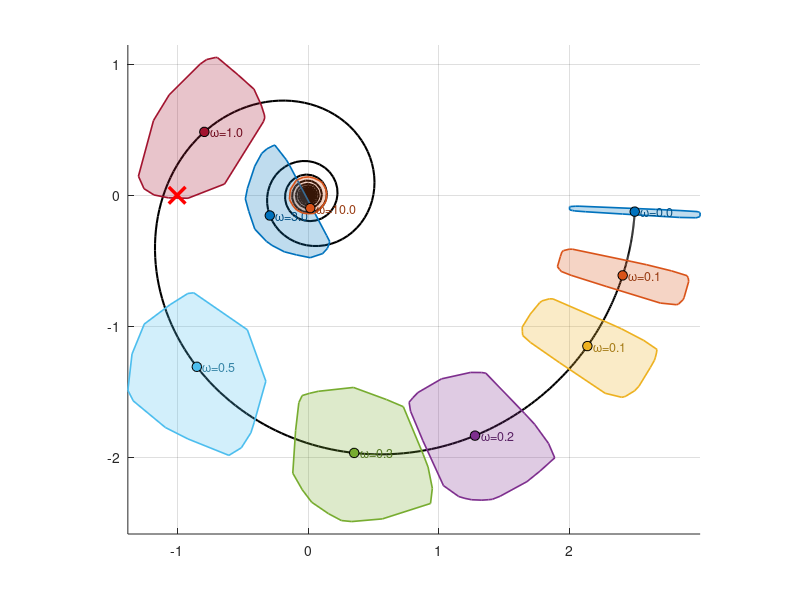

Write MATLAB code to recreate this figure. (Note: this script raises an error after producing the figure.)
% =========================================================
% Piano di Nyquist - aree di incertezza parametrica
% G_p(s) = k/(tau*s+1) * exp(-theta*s)
% con k, tau, theta in [2, 3]  (incertezza bounded)
% =========================================================

clear; clc; close all;   % pulisce workspace, command window e figure aperte

%% --- Parametri nominali ---
k0 = 2.5; tau0 = 2.5; theta0 = 2.5;  % centro dell'ipercubo parametrico

%% --- Campionamento Monte Carlo ---
N = 2000;   % numero di realizzazioni casuali dei parametri
rng(42);    % fissa il seme del generatore casuale (risultati riproducibili)

% Valori di omega per cui si vuole tracciare l'area di incertezza
omega_plot = [0.01, 0.05, 0.1, 0.2, 0.3, 0.5, 1.0, 3.0, 10.0];  % [rad/s]

% Colori distinti per ogni valore di omega (una riga = un colore RGB)
cmap = lines(length(omega_plot));

% Campiona N triple (k, tau, theta) uniformemente in [2,3]^3
% rand(N,1) genera N numeri in [0,1]; moltiplicare per 1 e sommare 2
% mappa l'intervallo [0,1] -> [2,3]
K_vec     = 2 + rand(N,1);   % guadagni casuali
tau_vec   = 2 + rand(N,1);   % costanti di tempo casuali
theta_vec = 2 + rand(N,1);   % ritardi casuali

%% --- Funzione di trasferimento in frequenza ---
% Geval calcola G(j*omega) per scalari o vettori di parametri
% Il simbolo @ definisce una funzione anonima (lambda)
% Operatori ./ e .* operano elemento per elemento su vettori/matrici
Geval = @(k, tau, theta, w) ...
    (k ./ (1 + 1j*w.*tau)) .* exp(-1j*w.*theta);
%   \_____primo ordine_____/   \____ritardo puro____/
%   modulo: k/sqrt(1+(w*tau)^2)
%   fase:   -atan(w*tau) - w*theta

%% --- Figura ---
figure('Color','w', 'Position',[100 100 800 650]);
hold on;    % sovrappone i plot successivi senza cancellare i precedenti
grid on;    % griglia di sfondo
axis equal; % stessa scala su asse reale e immaginario (cerchi restano cerchi)

%% --- Curva nominale (tratto continuo) ---
omega_fine = logspace(-2, 2, 500);  % 500 punti da 0.01 a 100 rad/s (scala log)

% Calcola G_nom(j*omega) per tutti i 500 valori di frequenza
G_nom_curve = Geval(k0, tau0, theta0, omega_fine);

% Traccia la curva nominale in nero
% real() e imag() estraggono parte reale e immaginaria punto per punto
plot(real(G_nom_curve), imag(G_nom_curve), 'k-', 'LineWidth', 1.5, ...
     'DisplayName', 'Curva nominale');

%% --- Aree di incertezza per ogni omega fissato ---
for i = 1:length(omega_plot)
    w = omega_plot(i);   % frequenza corrente [rad/s]

    % Calcola G(j*w) per tutti gli N campioni parametrici
    % K_vec, tau_vec, theta_vec sono vettori Nx1 -> G_all è un vettore Nx1 complesso
    G_all = Geval(K_vec, tau_vec, theta_vec, w);

    % Separa parte reale e immaginaria: ogni coppia (re,im) è un punto nel piano di Nyquist
    re = real(G_all);
    im = imag(G_all);

    % convhull trova gli indici dei punti che formano l'inviluppo convesso
    % della nuvola di N punti nel piano (re, im).
    % L'inviluppo convesso è il poligono più piccolo che contiene tutti i punti.
    idx = convhull(re, im);

    % patch disegna il poligono dell'inviluppo convesso come area colorata
    % re(idx), im(idx): vertici del poligono nell'ordine restituito da convhull
    % FaceAlpha: trasparenza del riempimento (0=trasparente, 1=opaco)
    % EdgeColor: colore del bordo del poligono
    patch(re(idx), im(idx), cmap(i,:), ...
          'FaceAlpha', 0.25, 'EdgeColor', cmap(i,:), 'LineWidth', 1.2, ...
          'DisplayName', sprintf('\\omega = %.1f rad/s', w));

    % Calcola e traccia il punto nominale G_nom(j*w)
    g0 = Geval(k0, tau0, theta0, w);
    plot(real(g0), imag(g0), 'o', ...
         'MarkerFaceColor', cmap(i,:), ...  % cerchio pieno del colore dell'area
         'MarkerEdgeColor', 'k', ...        % bordo nero per visibilità
         'MarkerSize', 7, ...
         'HandleVisibility', 'off');        % non compare in legenda

    % Etichetta testuale accanto al punto nominale
    text(real(g0), imag(g0), sprintf('  \\omega=%.1f', w), ...
         'FontSize', 9, 'Color', cmap(i,:)*0.7, ...  % colore leggermente più scuro
         'HandleVisibility', 'off');
end

%% --- Punto critico (-1, 0) ---
% Il punto (-1,0) è critico per la stabilità (criterio di Nyquist):
% se la curva lo circonda, il sistema in anello chiuso è instabile
plot(-1, 0, 'rx', 'MarkerSize', 12, 'LineWidth', 2.5, ...
     'DisplayName', 'Punto critico (-1,0)');

%% --- Assi di riferimento ---
xline(0, 'k:', 'LineWidth', 0.5, 'HandleVisibility', 'off');  % asse immaginario
yline(0, 'k:', 'LineWidth', 0.5, 'HandleVisibility', 'off');  % asse reale

%% --- Etichette e legenda ---
xlabel('Re[G_p(j\omega)]');
ylabel('Im[G_p(j\omega)]');
title('Bande di incertezza - Piano di Nyquist');
legend('Location', 'best');  % posiziona la legenda automaticamente
